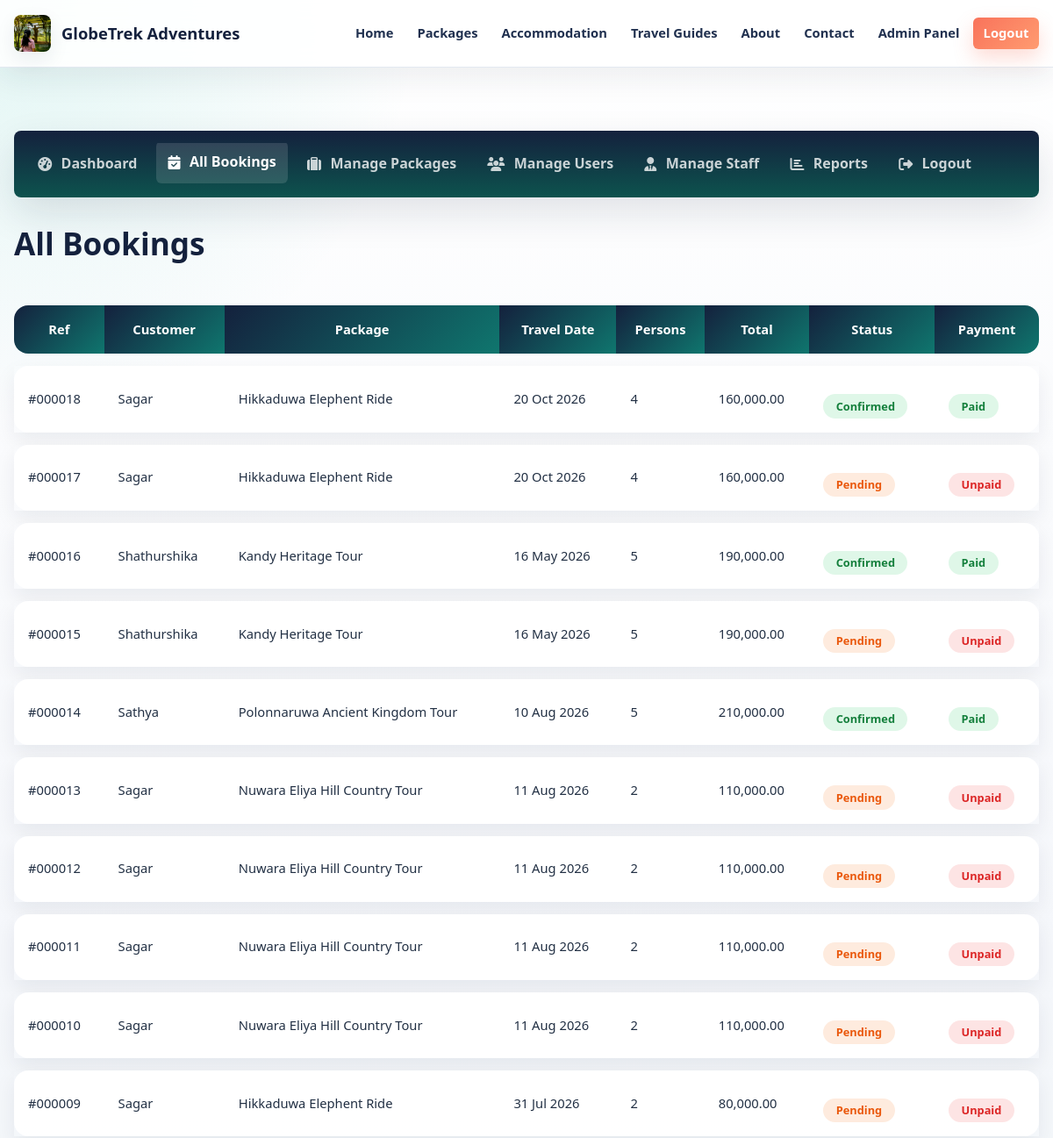
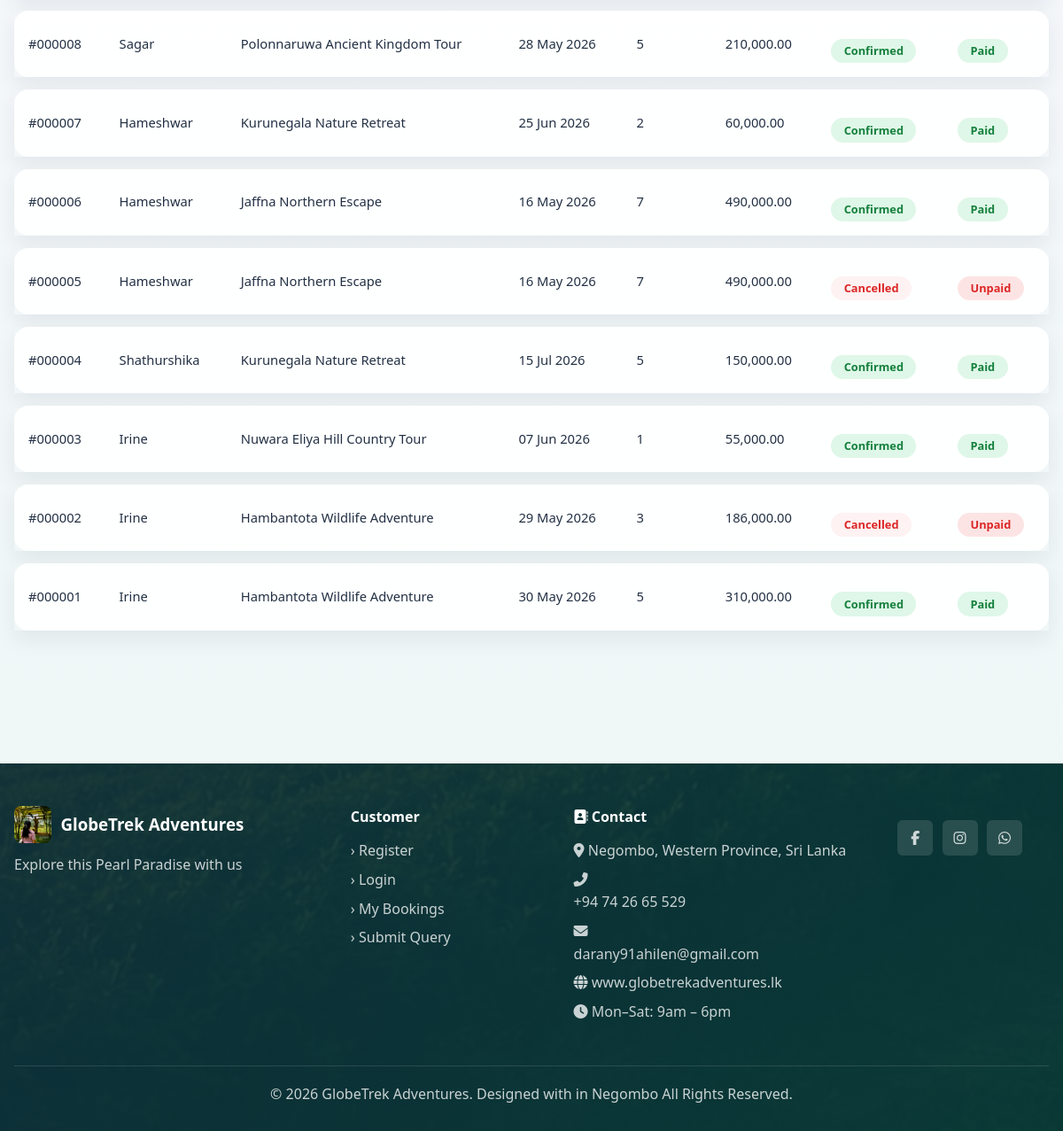
The app's page /index.php?url=admin/bookings (signed in) with its own data (2 pictures, top to bottom).
### tables this page shows
CREATE TABLE `bookings` (
  `id` int(11) NOT NULL,
  `user_id` int(11) NOT NULL,
  `package_id` int(11) NOT NULL,
  `travel_date` date NOT NULL,
  `num_persons` int(11) NOT NULL,
  `total_price` decimal(10,0) NOT NULL,
  `special_requests` text DEFAULT NULL,
  `status` enum('pending','confirmed','completed','cancelled') DEFAULT 'pending',
  `payment_status` enum('unpaid','paid','refunded') DEFAULT 'unpaid',
  `created_at` datetime DEFAULT current_timestamp()
);

CREATE TABLE `users` (
  `id` int(11) NOT NULL,
  `full_name` varchar(100) NOT NULL,
  `email` varchar(100) NOT NULL,
  `phone` varchar(20) DEFAULT NULL,
  `password` varchar(255) NOT NULL,
  `role` enum('customer','staff','admin') DEFAULT 'customer',
  `status` enum('active','inactive') DEFAULT 'active',
  `created_at` datetime DEFAULT current_timestamp(),
  `reset_token` varchar(100) DEFAULT NULL,
  `reset_expires` datetime DEFAULT NULL
);

CREATE TABLE `packages` (
  `id` int(11) NOT NULL,
  `title` varchar(200) NOT NULL,
  `destination` varchar(100) DEFAULT NULL,
  `destination_id` int(11) DEFAULT 100,
  `description` text DEFAULT NULL,
  `duration_days` int(11) DEFAULT NULL,
  `price` decimal(10,0) NOT NULL,
  `max_persons` int(11) DEFAULT 10,
  `image` varchar(255) DEFAULT 'default.jpg',
  `includes` text DEFAULT NULL,
  `itinerary` text DEFAULT NULL,
  `featured` tinyint(4) DEFAULT 0,
  `status` enum('active','inactive') DEFAULT 'active',
  `created_at` datetime DEFAULT current_timestamp()
);

### controllers/AdminController.php (called while the page is built, shortened)
<?php
class AdminController {
    private $db;
    public function __construct() {
        $database = new Database();
        $this->db = $database->getConnection();
    }
    public function bookings() {
        $bookingModel = new Booking($this->db);
        $bookings     = $bookingModel->getAll();
        require_once BASE_PATH . '/views/admin/bookings.php';
    }
}
?>

### config/database.php (called while the page is built, shortened)
<?php
class Database {
    private $host = 'localhost';
    private $dbname = 'globetrek_adv';
    private $username = 'root';
    private $password = '';
    public function getConnection() {
        $this->conn = null;
        try {
            $this->conn = new PDO(
                "mysql:host={$this->host};dbname={$this->dbname};charset=utf8",
                $this->username,
                $this->password
            );
            $this->conn->setAttribute(PDO::ATTR_ERRMODE, PDO::ERRMODE_EXCEPTION);
            $this->conn->setAttribute(PDO::ATTR_DEFAULT_FETCH_MODE, PDO::FETCH_ASSOC);
        } catch(PDOException $e) {
            error_log("Connection Error: " . $e->getMessage());
            die(json_encode(['error' => 'Database connection failed']));
        }
        return $this->conn;
    }
}
?>

### models/Booking.php (called while the page is built, shortened)
<?php
class Booking {
    private $conn;
    private $table = 'bookings';
    public function __construct($db) {
        $this->conn = $db;
    }
    public function getAll() {
        $sql = "SELECT b.*, p.title as package_title, u.full_name, u.email
                FROM {$this->table} b
                JOIN packages p ON b.package_id = p.id
                JOIN users u ON b.user_id = u.id
                ORDER BY b.created_at DESC";
        $stmt = $this->conn->prepare($sql);
        $stmt->execute();
        return $stmt->fetchAll();
    }
}
?>

### views/admin/bookings.php (the view)
<?php require_once 'views/layouts/header.php'; ?>
<section class="section">
    <div class="container">
        <div class="dashboard-layout">
            <aside class="dashboard-sidebar">
                <nav class="dash-nav">
                    <a href="<?= BASE_URL ?>/?url=admin/dashboard">
                        <i class="fas fa-tachometer-alt"></i> Dashboard
                    </a>
                    <a href="<?= BASE_URL ?>/?url=admin/bookings" class="active">
                        <i class="fas fa-calendar-check"></i> All Bookings
                    </a>
                    <a href="<?= BASE_URL ?>/?url=admin/packages">
                        <i class="fas fa-suitcase"></i> Manage Packages
                    </a>
                    <a href="<?= BASE_URL ?>/?url=admin/users">
                        <i class="fas fa-users"></i> Manage Users
                    </a>
                    <a href="<?= BASE_URL ?>/?url=admin/staff">
                        <i class="fas fa-user-tie"></i> Manage Staff
                    </a>
                    <a href="<?= BASE_URL ?>/?url=admin/reports">
                        <i class="fas fa-chart-bar"></i> Reports
                    </a>
                    <a href="<?= BASE_URL ?>/?url=auth/logout">
                        <i class="fas fa-sign-out-alt"></i> Logout
                    </a>
                </nav>
            </aside>
            <div class="dashboard-main">
                <h2>All Bookings</h2>
                <table class="data-table">
                    <thead>
                        <tr>
                            <th>Ref</th><th>Customer</th><th>Package</th>
                            <th>Travel Date</th><th>Persons</th>
                            <th>Total</th><th>Status</th><th>Payment</th>
                        </tr>
                    </thead>
                    <tbody>
                        <?php foreach ($bookings as $b): ?>
                        <tr>
                            <td>#<?= str_pad($b['id'], 6, '0', STR_PAD_LEFT) ?></td>
                            <td><?= htmlspecialchars($b['full_name']) ?></td>
                            <td><?= htmlspecialchars($b['package_title']) ?></td>
                            <td><?= date('d M Y', strtotime($b['travel_date'])) ?></td>
                            <td><?= $b['num_persons'] ?></td>
                            <td><?= number_format($b['total_price'], 2) ?></td>
                            <td><span class="status-badge status-<?= $b['status'] ?>"><?= ucfirst($b['status']) ?></span></td>
                            <td><span class="status-badge status-<?= $b['payment_status'] ?>"><?= ucfirst($b['payment_status']) ?></span></td>
                        </tr>
                        <?php endforeach; ?>
                    </tbody>
                </table>
            </div>
        </div>
    </div>
</section>
<?php require_once 'views/layouts/footer.php'; ?>

### records on screen
bookings: id "000018", user.full_name "Sagar", package.title "Hikkaduwa Elephent Ride", travel_date "20 Oct 2026", num_persons "4", total_price "160,000.00", status "Confirmed", payment_status "Paid"
bookings: id "000017", user.full_name "Sagar", package.title "Hikkaduwa Elephent Ride", travel_date "20 Oct 2026", num_persons "4", total_price "160,000.00", status "Pending", payment_status "Unpaid"
bookings: id "000016", user.full_name "Shathurshika", package.title "Kandy Heritage Tour", travel_date "16 May 2026", num_persons "5", total_price "190,000.00", status "Confirmed", payment_status "Paid"
bookings: id "000015", user.full_name "Shathurshika", package.title "Kandy Heritage Tour", travel_date "16 May 2026", num_persons "5", total_price "190,000.00", status "Pending", payment_status "Unpaid"
bookings: id "000014", user.full_name "Sathya", package.title "Polonnaruwa Ancient Kingdom Tour", travel_date "10 Aug 2026", num_persons "5", total_price "210,000.00", status "Confirmed", payment_status "Paid"
bookings: id "000013", user.full_name "Sagar", package.title "Nuwara Eliya Hill Country Tour", travel_date "11 Aug 2026", num_persons "2", total_price "110,000.00", status "Pending", payment_status "Unpaid"
bookings: id "000012", user.full_name "Sagar", package.title "Nuwara Eliya Hill Country Tour", travel_date "11 Aug 2026", num_persons "2", total_price "110,000.00", status "Pending", payment_status "Unpaid"
bookings: id "000011", user.full_name "Sagar", package.title "Nuwara Eliya Hill Country Tour", travel_date "11 Aug 2026", num_persons "2", total_price "110,000.00", status "Pending", payment_status "Unpaid"
bookings: id "000010", user.full_name "Sagar", package.title "Nuwara Eliya Hill Country Tour", travel_date "11 Aug 2026", num_persons "2", total_price "110,000.00", status "Pending", payment_status "Unpaid"
bookings: id "000009", user.full_name "Sagar", package.title "Hikkaduwa Elephent Ride", travel_date "31 Jul 2026", num_persons "2", total_price "80,000.00", status "Pending", payment_status "Unpaid"
bookings: id "000008", user.full_name "Sagar", package.title "Polonnaruwa Ancient Kingdom Tour", travel_date "28 May 2026", num_persons "5", total_price "210,000.00", status "Confirmed", payment_status "Paid"
bookings: id "000007", user.full_name "Hameshwar", package.title "Kurunegala Nature Retreat", travel_date "25 Jun 2026", num_persons "2", total_price "60,000.00", status "Confirmed", payment_status "Paid"
bookings: id "000006", user.full_name "Hameshwar", package.title "Jaffna Northern Escape", travel_date "16 May 2026", num_persons "7", total_price "490,000.00", status "Confirmed", payment_status "Paid"
bookings: id "000005", user.full_name "Hameshwar", package.title "Jaffna Northern Escape", travel_date "16 May 2026", num_persons "7", total_price "490,000.00", status "Cancelled", payment_status "Unpaid"
bookings: id "000004", user.full_name "Shathurshika", package.title "Kurunegala Nature Retreat", travel_date "15 Jul 2026", num_persons "5", total_price "150,000.00", status "Confirmed", payment_status "Paid"
bookings: id "000003", user.full_name "Irine", package.title "Nuwara Eliya Hill Country Tour", travel_date "07 Jun 2026", num_persons "1", total_price "55,000.00", status "Confirmed", payment_status "Paid"
bookings: id "000002", user.full_name "Irine", package.title "Hambantota Wildlife Adventure", travel_date "29 May 2026", num_persons "3", total_price "186,000.00", status "Cancelled", payment_status "Unpaid"
bookings: id "000001", user.full_name "Irine", package.title "Hambantota Wildlife Adventure", travel_date "30 May 2026", num_persons "5", total_price "310,000.00", status "Confirmed", payment_status "Paid"
